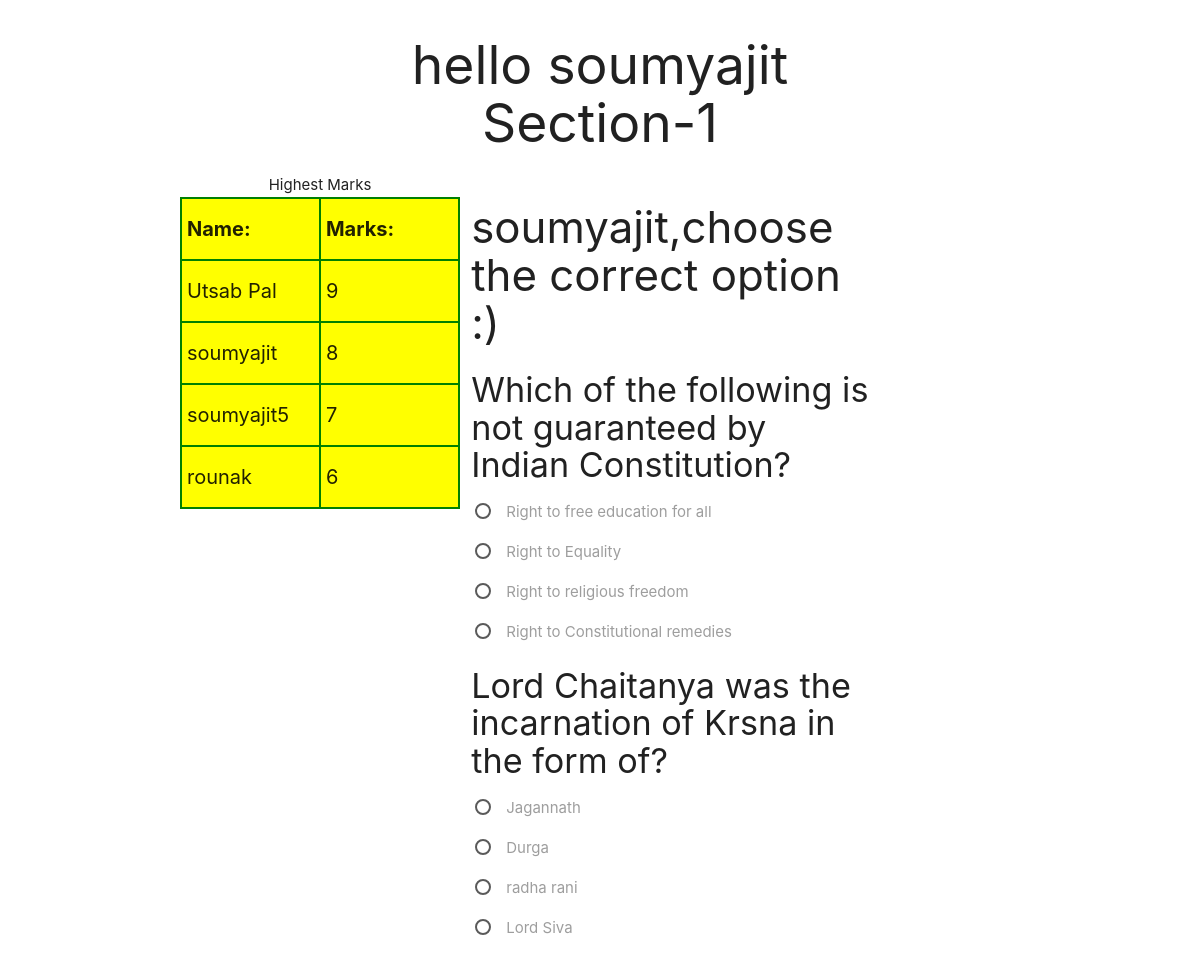
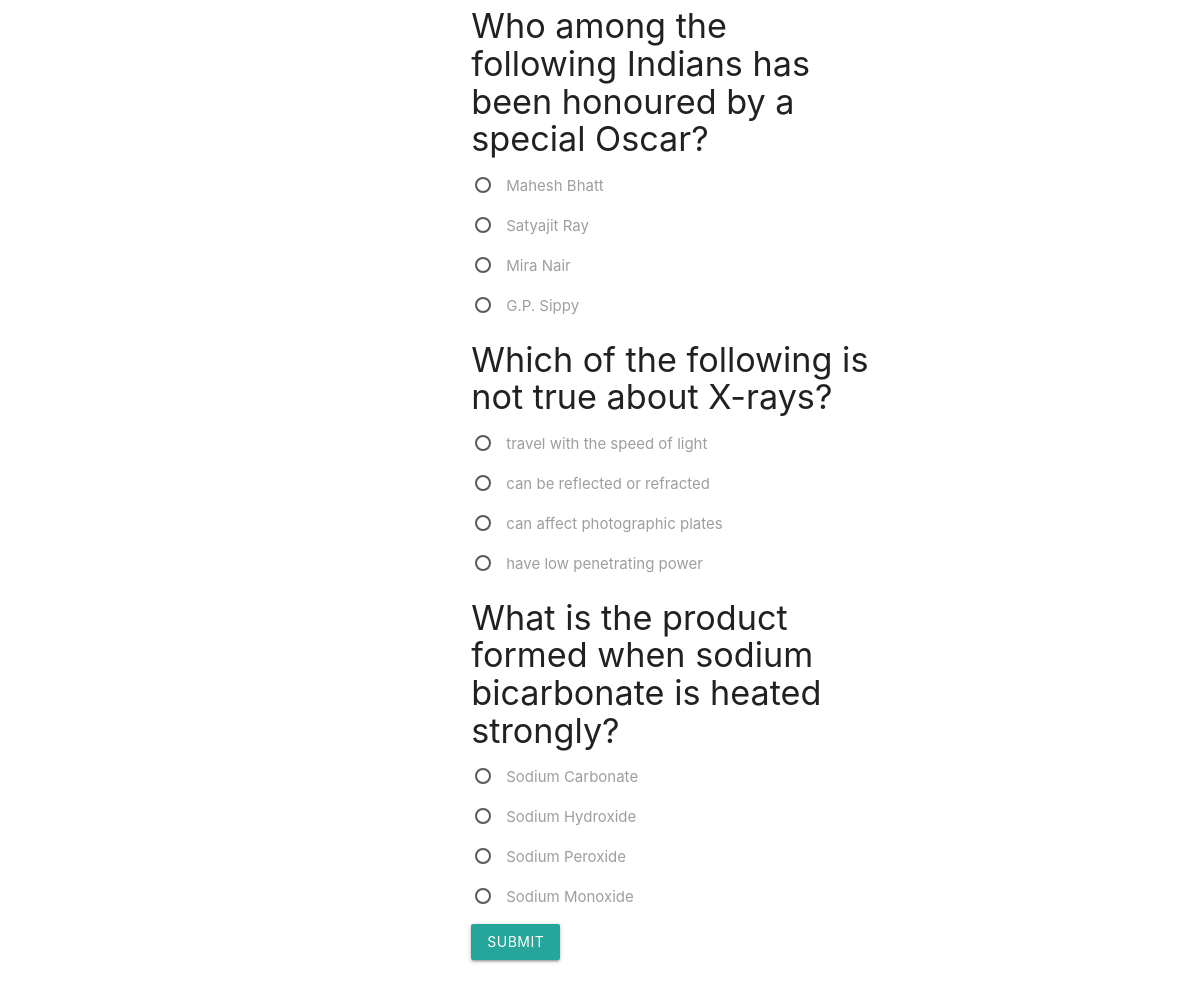
Screenshot of /quiz.php (signed in) with the database file from the repository (2 pictures, top to bottom).
### tables this page shows
CREATE TABLE `sampletable` (
  `name` varchar(50) NOT NULL,
  `password` varchar(50) NOT NULL,
  `points` int(11) DEFAULT NULL,
  `p2` int(11) DEFAULT NULL,
  `p3` int(11) DEFAULT NULL,
  `p4` int(11) DEFAULT NULL,
  `save` int(11) DEFAULT NULL
);

CREATE TABLE `questions` (
  `qid` int(11) NOT NULL,
  `question` varchar(110) NOT NULL,
  `ansid` int(11) NOT NULL
);

CREATE TABLE `answer` (
  `id` int(11) NOT NULL,
  `answer` varchar(100) NOT NULL,
  `ansid` int(11) NOT NULL
);

### quiz.php (the view, shortened to what this page needs)
<?php
$con=mysqli_connect("fdb26.awardspace.net" , "3072694_sample", "sahaj@123", "3072694_sample");
?>
<!DOCTYPE html>
<html>
<head>
 	<link rel="stylesheet" href="https://use.fontawesome.com/releases/v5.0.13/css/all.css">
 	<link rel="stylesheet" href="https://cdnjs.cloudflare.com/ajax/libs/materialize/1.0.0-beta/css/materialize.min.css">
</head>
<body>
	<h2 class="center">hello <?php echo $_SESSION['username']; ?><br>Section-1</h2>
	<div class="row container">
	<table class="col l4">
		<caption>Highest Marks</caption>
	<tr>
		<th>Name:</th>
		<th>Marks:</th>
	</tr>
		<?php
			$i = 0;
			$q1 = "SELECT * FROM sampletable ORDER BY p4 DESC";
			$query1 = mysqli_query($con, $q1);
			while($rows = mysqli_fetch_array($query1) and $i<5){
				$i++;
			?>
			<tr>
				<td><?php echo $rows['name']; ?></td>
				<td><?php echo $rows['p4']; ?></td>
			</tr>
			<?php
			}
		?>
	</table>
		<div class="col l6">
		<h3><?php echo $_SESSION['username']; ?>,choose the correct option :) </h3>
		<form method="post" action="result1.php" class="input-field">
			<?php
			$arr = array(1,2,3,4,5);
			shuffle($arr);
			for($j = 0;$j<5;$j++){
			$i = $arr[$j];
			$q = "select * from questions where qid = $i";
			$query = mysqli_query($con, $q);
			while($rows = mysqli_fetch_array($query)){
		?>
				<h4><?php echo $rows['question'] ?></h4>
				<?php
				$q = "select * from answer where id = $i";
				$query = mysqli_query($con, $q);
				while ($rows = mysqli_fetch_array($query)) {
				?>
				<p>
					<label>
						<span><?php echo $rows['answer'] ?></span>
					</label>
			    </p>
		<?php
			}
			}
	    }
		?>
		<button type="submit" name="submit" class="btn">submit</button>
		</form>
	</div>
	</div>
</body>
</html>

### quiz.php (style rules this page uses)
td,th { border: 2px solid green; font-size: 20px; width: 50%; background-color: yellow; }

### rows the page displays
sampletable: name "Utsab Pal", p4 "9"
sampletable: name "soumyajit", p4 "8"
sampletable: name "soumyajit5", p4 "7"
sampletable: name "rounak", p4 "6"
questions: question "Which of the following is not guaranteed by Indian Constitution?"
answer: answer "Right to free education for all"
answer: answer "Right to Equality"
answer: answer "Right to religious freedom"
answer: answer "Right to Constitutional remedies"
questions: question "Lord Chaitanya was the incarnation of Krsna in the form of?"
answer: answer "Jagannath"
answer: answer "Durga"
answer: answer "radha rani"
answer: answer "Lord Siva"
questions: question "Who among the following Indians has been honoured by a special Oscar?"
answer: answer "Mahesh Bhatt"
answer: answer "Satyajit Ray"
answer: answer "Mira Nair"
answer: answer "G.P. Sippy"
questions: question "Which of the following is not true about X-rays?"
answer: answer "travel with the speed of light"
answer: answer "can be reflected or refracted"
answer: answer "can affect photographic plates"
answer: answer "have low penetrating power"
questions: question "What is the product formed when sodium bicarbonate is heated strongly?"
answer: answer "Sodium Carbonate"
answer: answer "Sodium Hydroxide"
answer: answer "Sodium Peroxide"
answer: answer "Sodium Monoxide"

### other values shown
$_SESSION['username'] "soumyajit"
